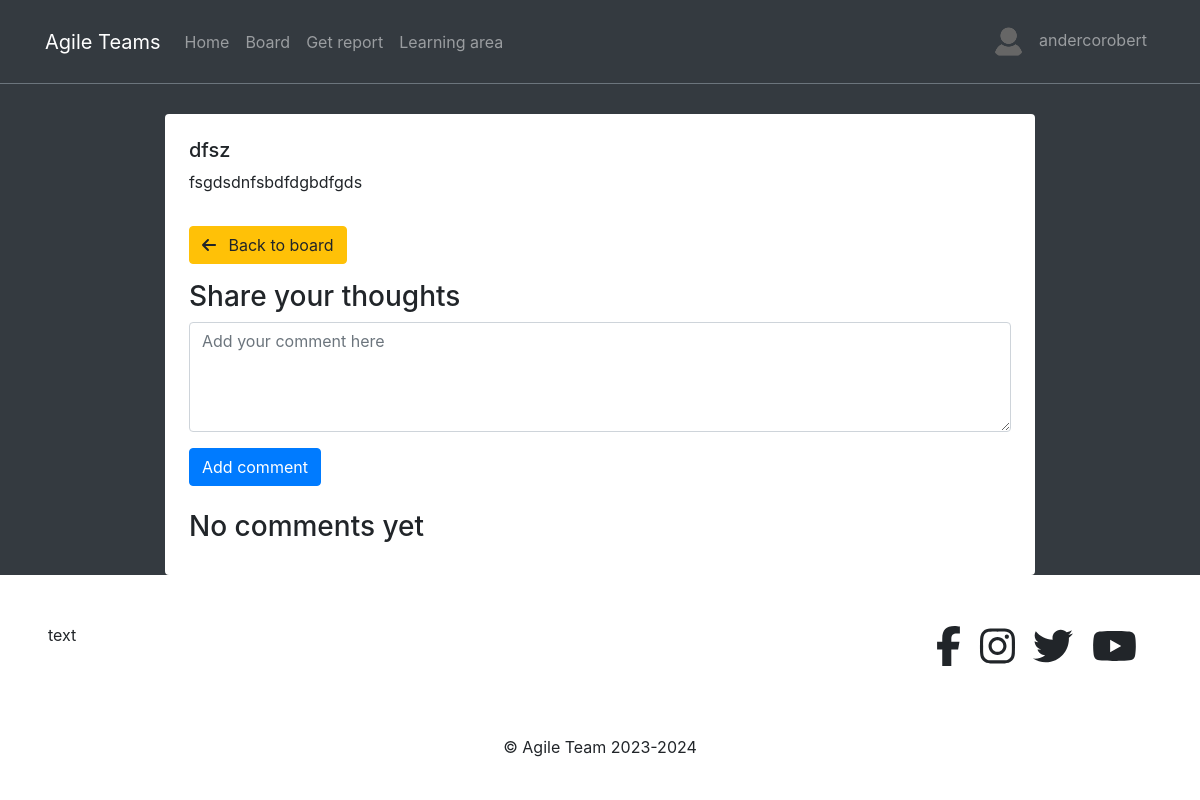
The page /posts/20/detail/ (signed in) on the database as committed earlier.
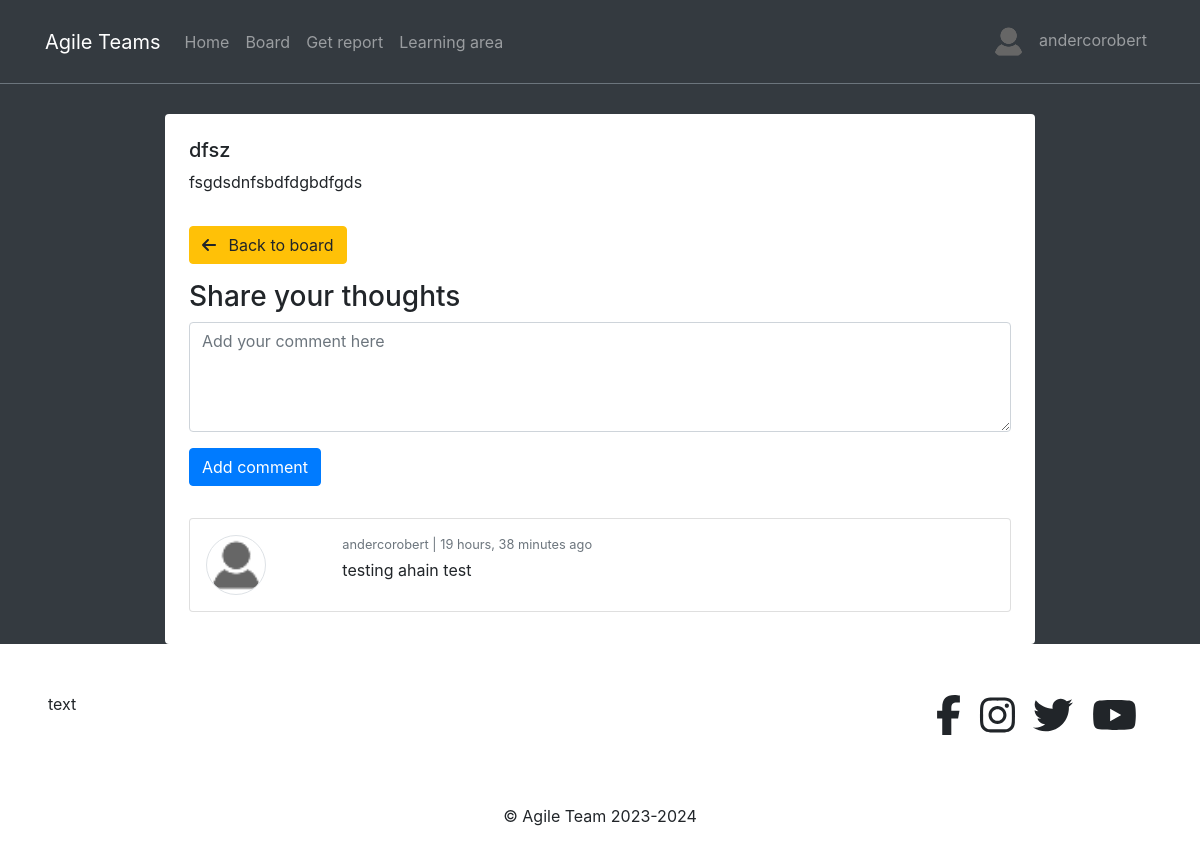
The same page on the database as committed later.
### posts/models.py (models this page shows, shortened)
class Comment(models.Model):
    user = models.ForeignKey(Profile, on_delete=models.CASCADE)
    post = models.ForeignKey(GeneralPost, on_delete=models.CASCADE)
    body = models.TextField(max_length=300)
    created = models.DateTimeField(auto_now_add=True)
    class Meta:
        ordering = ('-created', )

### profiles/models.py (models this page shows)
class Profile(models.Model):
    user = models.OneToOneField(User, on_delete=models.CASCADE)
    bio = models.TextField()
    profile_picture = models.ImageField(upload_to=get_upload_path, default="uploads/profile/img/avatar.png", validators=[FileExtensionValidator(['png','jpg', 'jpeg'])])
    team = models.CharField(max_length=200)
    updated = models.DateTimeField(auto_now=True)
    created = models.DateTimeField(auto_now_add=True)
    def __str__(self):
        return "{}".format(self.user)

### posts/views.py (the view, shortened to what this page needs)
# urls.py: path('<pk>/detail/', GeneralDetailPost.as_view(), name='gp-detail'),
class GeneralDetailPost(LoginRequiredMixin, DetailView):
    model = GeneralPost
    template_name = 'posts/detail.html'
    def get_object(self, *args, **kwargs):
        pk = self.kwargs.get('pk')
        post_ = get_object_or_404(GeneralPost, pk=pk)
        return post_
    def get_context_data(self, **kwargs):
        context = super().get_context_data(**kwargs)
        context["form"] = CommentForm()
        return context

### posts/forms.py
class CommentForm(forms.ModelForm):
    body = forms.CharField(label='', widget=forms.Textarea(attrs={'rows':4, 'placeholder':'Add your comment here'}))
    class Meta:
        model = Comment
        fields = ('body', )

### profiles/context_processors.py (called while the page is built)
def profile_pic(request):
    if request.user.is_authenticated:
        user = request.user
        try:
            profile_obj = Profile.objects.get(user=user)
            pic = profile_obj.profile_picture
        except Profile.DoesNotExist:
            pic = None
        return {'picture':pic}
    return {}

def get_profile(request):
    if request.user.is_authenticated:
        user = request.user
        try:
            profile_obj = Profile.objects.get(user=user)
        except Profile.DoesNotExist:
            pic = None
        return {'profile':profile_obj}
    return {}

### posts/templates/posts/detail.html (shortened to what this page needs)
{% extends 'base.html' %}
{% load crispy_forms_tags %}
{% block content %}
<div class="col-9 mx-auto" style="margin-top: 70px;">
    <div class="bg-white p-4 rounded">
        {% if object.report %}
        Description: <br> {{object.problem_reported.description }}
        <br>
        <table class="tg">
        <tr>
            <th class="tg-ve35">Author</th>
            <th class="tg-wo29">{{ object.author }}</th>
        </tr>
        <tr>
            <td class="tg-wo29">Day</td>
            <td class="tg-wo29">{{ object.report.day }}</td>
        </tr>
        <tr>
            <td class="tg-wo29">Hour from</td>
            <td class="tg-wo29">{{ object.report.start_hour }}</td>
        </tr>
        <tr>
            <td class="tg-wo29">Hour to</td>
            <td class="tg-wo29">{{ object.report.end_hour }}</td>
        </tr>
            <tr>
            <td class="tg-wo29">Sprint / Project</td>
            <td class="tg-wo29">{{ object.report.product }} / {{ object.report.production_line }}</td>
        </tr>
            <tr>
            <td class="tg-wo29">Plan / Execution</td>
            <td class="tg-wo29">{{ object.report.plan }} / {{ object.report.execution }}</td>
        </tr>
        </table>
        <br>
        <strong>{{ object.problem_reported.category }}</strong>
        <br>
        <small class="text-muted">{{object.problem_reported.problem_id }}</small>
        <br>
        Cost: {{object.problem_reported.breakdown }} min
        <br>
    {% else %}
            <h5>{{object.title}}</h5>
            <p>{{object.description}}</p>
        {% endif %}
        <div class="row">
            <div class="col-2 my-3">
                <a href="{% url 'posts:post-list' %}">
                    <button class="btn btn-warning">
                        <i class="fas fa-arrow-left mr-2"></i> Back to board
                    </button>
                </a>
            </div>
        </div>
        {% if not object.report %}
            <h3>Share your thoughts</h3>
            <form action="" method="POST">
                {{ form|crispy }}
                <button class="btn btn-primary" type="submit">Add comment</button>
            </form>
            <br>
            <div id="comment-box">
                {% if object.comment_set.all %}
                    {% for c in object.comment_set.all %}
                        <div class="card p-3 my-2">
                            <div class="row">
                                <div class='col-2'>
                                    <img src="{{ c.user.profile_picture.url }}" width="60" height="60" class="rounded-circle border">
                                </div>
                                <div class='col-8'>
                                    <div class="text-muted small mb-1">{{c.user}} | {{ c.created|timesince }} ago</div>
                                    <div>{{ c.body }}</div>
                                </div>
                            </div>
                        </div>
                    {% endfor %}
                {% else %}
                    <h3>No comments yet</h3>
                {% endif %}
            </div>
        {% endif %}
    </div>
</div>
{% endblock content %}

Rows that differ between the two databases and show on the page:
added Comment: user.profile_picture (picture), user "andercorobert", created "19 hours, 38 minutes", body "testing ahain test"
Other text that changed with them:
text no longer shown: "No comments yet"
